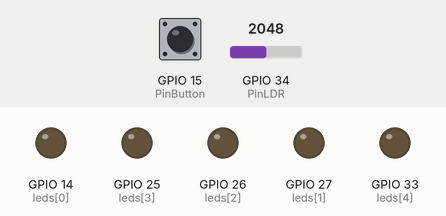
This sketch was run on a simulated ESP32. On the bench: output pins drawn as LEDs (lit = HIGH). Dashed ring = blinking. The test bench sets the inputs (shaded band); at power-on: GPIO 34 (PinLDR) = 2048, GPIO 15 (PinButton) LOW. What the sketch prints to the serial monitor is not drawn.

Above: at 1.2 s.
1.3 s: GPIO 34 (PinLDR) set to 2950
2.8 s: GPIO 34 (PinLDR) set to 3055
At 3.2 s:
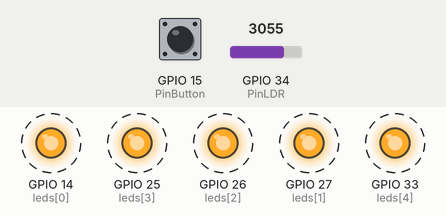
5.8 s: GPIO 34 (PinLDR) set to 2960
At 6.8 s:
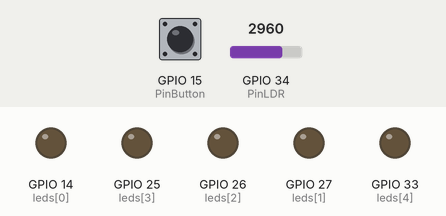
7.3 s: GPIO 15 (PinButton) pulled HIGH for 3.2 s
At 7.6 s:
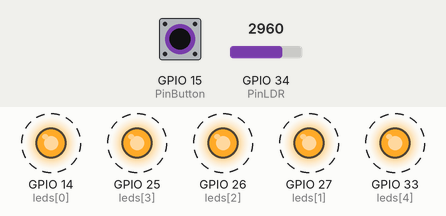
Timing chart, 0 to 12.3 s (numbered marks = the images above; inputs shaded):
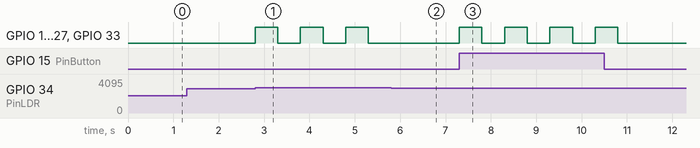

The sketch:

Alarma.ino
```cpp
/*
  Universidad Nacional Autónoma de México
  Facultad de Ciencias
  Licenciatura en Ciencias de la Computación
  Seminario de Ciencias de la Computación A: Introducción al Internet de las Cosas

  Escrito por: M. en I. Valente Vázquez Velázquez
  Última modificación: 20-abril-2023
  https://sites.google.com/ciencias.unam.mx/introduccion-iot-fc/inicio
*/

// Definición de pines
#define PinLDR 34
#define PinButton 15

// Arreglo para los pines de los LEDs
int leds[5] = {14, 27, 26, 25, 33};

// Umbral para la lectura del sensor LDR
const int umbral = 3000;

void setup() {
  // Inicializa la comunicación serial a 115200 baudios
  Serial.begin(115200);

  // Configura los pines como entradas o salidas
  pinMode(PinLDR, INPUT);
  pinMode(PinButton, INPUT);
  for (int i = 0; i < 5; i++) {
    pinMode(leds[i], OUTPUT);
  }
  // Inicia con todos los LEDs apagados
  apagado();
}

void loop() {
  // Lee el valor del sensor LDR (valor analógico)
  int sensor = analogRead(PinLDR);
  // Lee el estado del botón (1 si se presiona, 0 si no)
  int button = digitalRead(PinButton);

  // Muestra los valores leídos en la consola serial
  Serial.print(sensor);
  Serial.print(", ");
  Serial.println(button);

  // Si el valor del sensor supera el umbral o el botón está presionado,
  // activa la sirena, de lo contrario, mantiene todo apagado
  if((sensor > umbral) || (button == 1)){
    sirena();
  }
  else{
    apagado();
  }
}

// Función para activar la sirena (encender los LEDs)
void sirena(){
  for (int i = 0; i < 5; i++) {
    digitalWrite(leds[i], HIGH);
  }

  delay(500);
  // Apaga los LEDs
  for (int i = 0; i < 5; i++) {
    digitalWrite(leds[i], LOW);
  }

  delay(500);
}

// Función para apagar todos los LEDs
void apagado(){
  for (int i = 0; i < 5; i++) {
    digitalWrite(leds[i], LOW);
  }
}
```

Measured:
- the behaviour switches between 3000 and 3001 on GPIO 34 (PinLDR) (found by bisection; images 0 and 1)
- after the input at 2.8 s, GPIO 14 (leds[0]), GPIO 25 (leds[3]), GPIO 26 (leds[2]), GPIO 27 (leds[1]), GPIO 33 (leds[4]): alternates HIGH for 0.50 s and LOW for 0.50 s, starting at once
- after the input at 5.8 s, GPIO 14 (leds[0]), GPIO 25 (leds[3]), GPIO 26 (leds[2]), GPIO 27 (leds[1]), GPIO 33 (leds[4]): stays LOW (without the input it goes to HIGH after 0.00 s)
- after the input at 7.3 s, GPIO 14 (leds[0]), GPIO 25 (leds[3]), GPIO 26 (leds[2]), GPIO 27 (leds[1]), GPIO 33 (leds[4]): alternates HIGH for 0.50 s and LOW for 0.50 s, 8 changes in all, then stays LOW, starting at once
